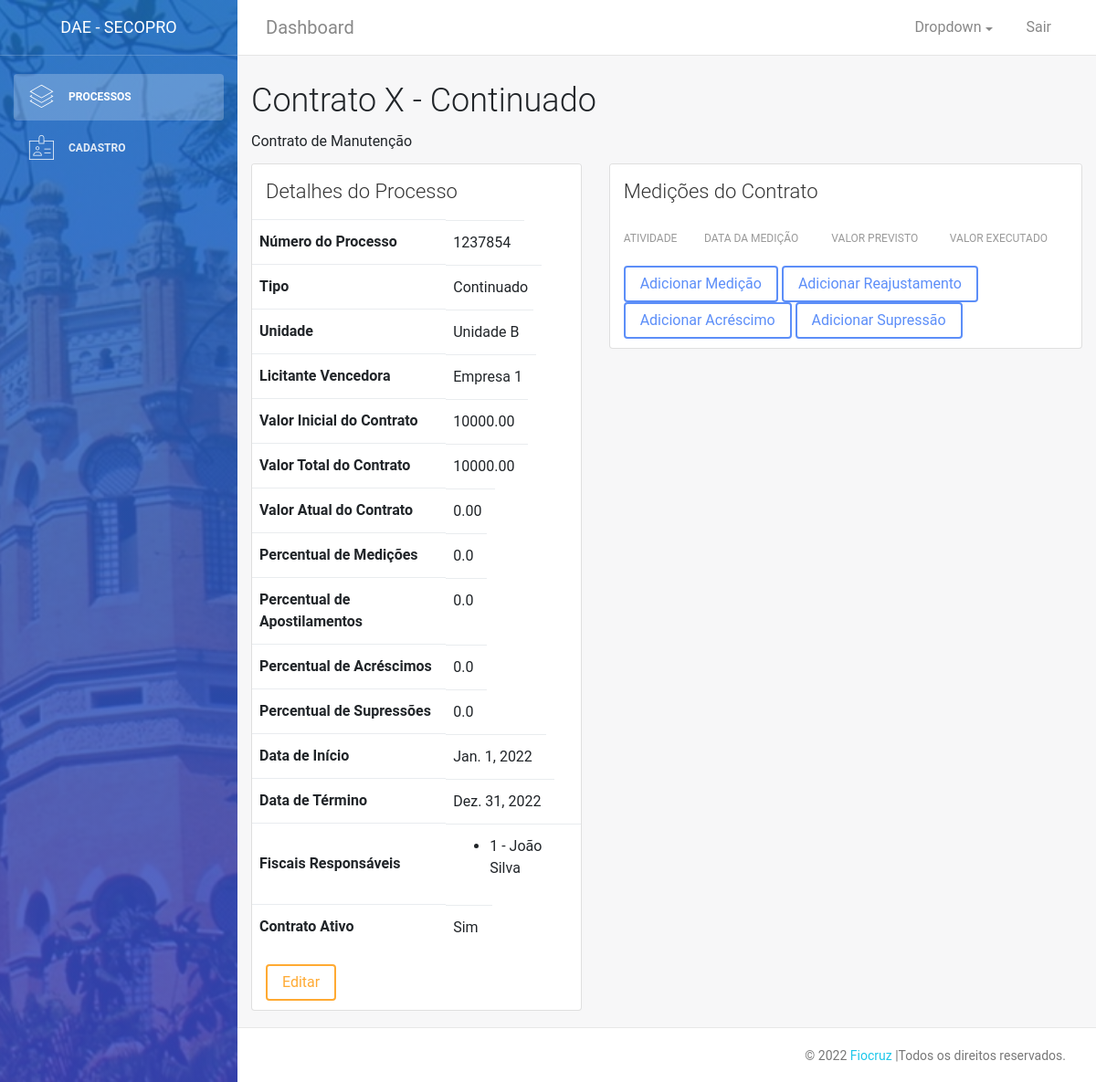
The app's page /contratos/processo/ver/1 with its own data.
### contratos/models.py (models this page shows, shortened)
class Processo(models.Model):
    TIPO_CONTRATO = (
        ('Obra', 'Obra'),
        ('Continuado', 'Continuado'),
    )
    numero = models.IntegerField()
    nome = models.CharField(max_length=30)
    descricao = models.CharField(max_length=250)
    tipo = models.CharField(max_length=10, choices=TIPO_CONTRATO)
    unidade = models.ForeignKey(Unidade, on_delete=models.PROTECT)
    empresa = models.CharField(max_length=100)
    valor_inicial = models.DecimalField(max_digits=10, decimal_places=2)
    valor_contratado = models.DecimalField(max_digits=10, decimal_places=2)
    valor_atual = models.DecimalField(max_digits=10, decimal_places=2)
    data_inicio = models.DateField()
    data_fim = models.DateField()
    fiscal = models.ManyToManyField(Fiscal)
    ativo = models.BooleanField(default=False)
    percent_acres = models.FloatField(default=0)
    percent_sup = models.FloatField(default=0)
    percent_med = models.FloatField(default=0)
    percent_apost = models.FloatField(default=0)
    processo_pai = models.ForeignKey('self', on_delete=models.CASCADE, null=True, default=None)
    obs = models.TextField(blank=True, default="")

### cadastro/models.py (models this page shows)
class Unidade(models.Model):
    nome = models.CharField(max_length=30)
    descricao = models.CharField(max_length=200)
    cidade = models.CharField(max_length=50)
    estado = models.CharField(max_length=2)
    obs = models.TextField(blank=True, default="")
    def __str__(self):
        return self.nome

class Fiscal(models.Model):
    VINCULO = (
        ('Servidor', 'Servidor'),
        ('Terceirizado', 'Terceirizado')
    )
    DISCIPLINA = (
        ('Telecomunicações', 'Telecomunicações'),
        ('Arquitetura', 'Arquitetura'),
        ('Elétrica', 'Elétrica'),
        ('Estruturas', 'Estruturas')
    )
    nome = models.CharField(max_length=100)
    matricula = models.IntegerField()
    cpf = models.IntegerField()
    vinculo = models.CharField(max_length=12, choices=VINCULO)
    disciplina = models.CharField(max_length=20, choices=DISCIPLINA)
    obs = models.TextField(blank=True, default="")
    def __str__(self):
        return self.nome

### contratos/views.py (the view)
# urls.py: path('processo/ver/<id>', detalha_processo_tipo, name='ver-processo'),
def detalha_processo_tipo(request, id):
    processo = get_object_or_404(Processo, pk=id)
    medicao = Medicao.objects.all().filter(contrato_id=id).order_by('data_1')
    if processo.tipo == 'Obra':
        return render(request, 'detalhe_processo_obra.html', {'p': processo, 'm': medicao})
    else:
        return render(request, 'detalhe_processo_continuado.html', {'p': processo, 'm': medicao})

### contratos/templates/detalhe_processo_continuado.html (shortened to what this page needs)
{% extends 'dashboard.html' %}
{% block main %}
<div class="container">
    <h2>{{ p.nome }} - Continuado</h2>
    <h5>{{ p.descricao }}</h5>
    <div class="row mt-3 mb-5">
        <div class="col-md-5">
            <div class="card">
                <div class="card-header">
                    <h4 class="card-title">Detalhes do Processo</h4>
                </div>
                <div class="card-body">
                    <div class="table-responsive table-full-width">
                        <table class="table table-sm table-hover">
                            <tr>
                                <th>Número do Processo</th>
                                <td>{{ p.numero}}</td>
                            </tr>
                            <tr>
                                <th>Tipo</th>
                                <td>{{ p.tipo }}</td>
                            </tr>
                            <tr>
                                <th>Unidade</th>
                                <td>{{ p.unidade }}</td>
                            </tr>
                            <tr>
                                <th>Licitante Vencedora</th>
                                <td>{{ p.empresa }}</td>
                            </tr>
                            <tr>
                                <th>Valor Inicial do Contrato</th>
                                <td>{{ p.valor_inicial }}</td>
                            </tr>
                            <tr>
                                <th>Valor Total do Contrato</th>
                                <td>{{ p.valor_contratado }}</td>
                            </tr>
                            <tr>
                                <th>Valor Atual do Contrato</th>
                                <td>{{ p.valor_atual }}</td>
                            </tr>
                            <tr>
                                <th>Percentual de Medições</th>
                                <td>{{ p.percent_med }}</td>
                            </tr>
                            <tr>
                                <th>Percentual de Apostilamentos</th>
                                <td>{{ p.percent_apost }}</td>
                            </tr>
                            <tr>
                                <th>Percentual de Acréscimos</th>
                                <td>{{ p.percent_acres }}</td>
                            </tr>
                            <tr>
                                <th>Percentual de Supressões</th>
                                <td>{{ p.percent_sup }}</td>
                            </tr>
                            <tr>
                                <th>Data de Início</th>
                                <td>{{ p.data_inicio}}</td>
                            </tr>
                            <tr>
                                <th>Data de Término</th>
                                <td>{{ p.data_fim}}</td>
                            </tr>
                            <tr>
                                <th>Fiscais Responsáveis</th>
                                <td>
                                    <ul>
                                        {% for fiscal in p.fiscal.all %}
                                        <li>{{ forloop.counter }} - {{ fiscal }}</li>
                                        {% endfor %}
                                    </ul>
                                </td>
                            </tr>
                            <tr>
                                <th>Contrato Ativo</th>
                                {% if p.ativo == True %}
                                <td>Sim</td>
                                {% else %}
                                <td>Não</td>
                                {% endif %}
                            </tr>
                        </table>
                    </div>
                    <a href="{% url 'atualiza-processo' p.id %}" role="button" class="btn btn-warning">Editar</a>
                </div>
            </div>
        </div>
        <div class="col-md-7">
            <div class="card">
                <div class="card-header">
                    <h4 class="card-title">Medições do Contrato</h4>
                </div>
                <div class="card-body">
                    <div class="table-responsive table-full-width">
                        <table class="table table-hover table-striped">
                            <thead>
                                <tr>
                                    <th>Atividade</th>
                                    <th>Data da Medição</th>
                                    <th>Valor Previsto</th>
                                    <th>Valor Executado</th>
                                </tr>
                            </thead>
                        </table>
                    </div>
                    <a href="{% url 'adiciona_evento_continuado' p.id 'Medição' %}" role="button" class="btn btn-primary">Adicionar Medição</a>
                    <a href="{% url 'adiciona_evento_continuado' p.id 'Apostilamento' %}" role="button" class="btn btn-primary">Adicionar Reajustamento</a>
                    <a href="{% url 'adiciona_evento_continuado' p.id 'Aditivo de Acréscimo' %}" role="button" class="btn btn-primary">Adicionar Acréscimo</a>
                    <a href="{% url 'adiciona_evento_continuado' p.id 'Aditivo de Supressão' %}" role="button" class="btn btn-primary">Adicionar Supressão</a>
                </div>
            </div>
        </div>
    </div>
</div>
{% endblock %}

### records on screen
Processo: nome "Contrato X", descricao "Contrato de Manutenção", numero "1237854", tipo "Continuado", unidade "Unidade B", empresa "Empresa 1", valor_inicial "10000.00", valor_contratado "10000.00", valor_atual "0.00", percent_med "0.0", percent_apost "0.0", percent_acres "0.0", percent_sup "0.0", data_inicio "Jan. 1, 2022", data_fim "Dez. 31, 2022"
Fiscal: nome "João Silva"
